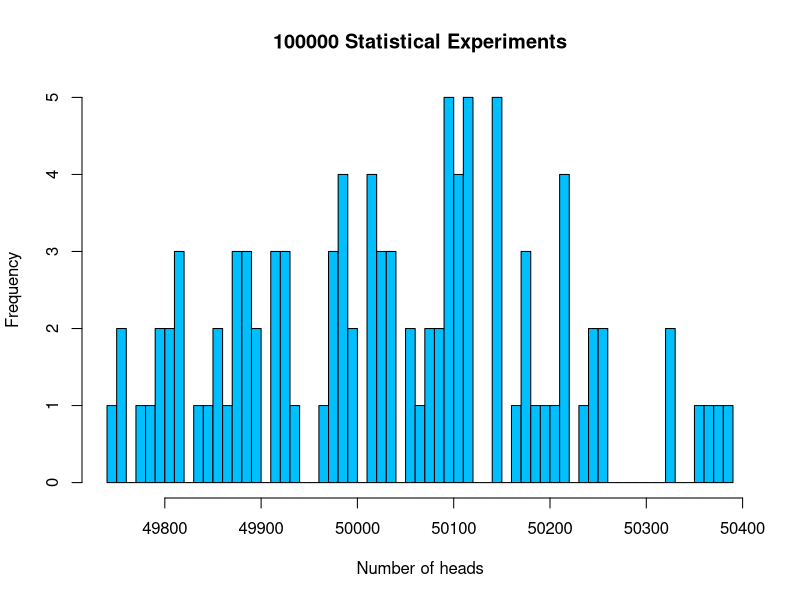
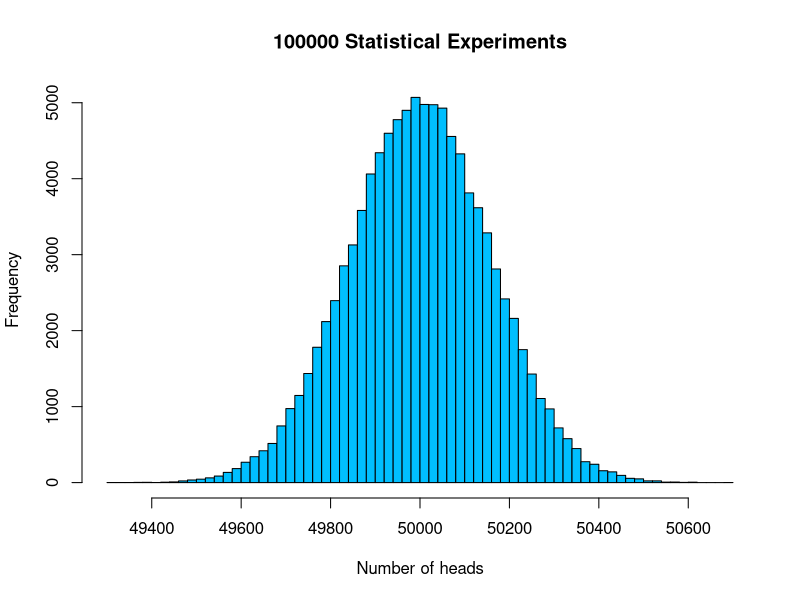
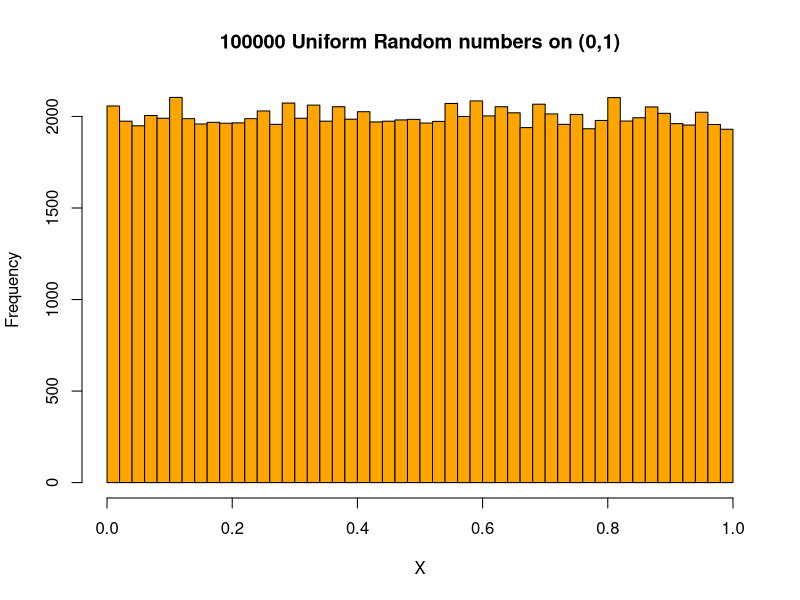
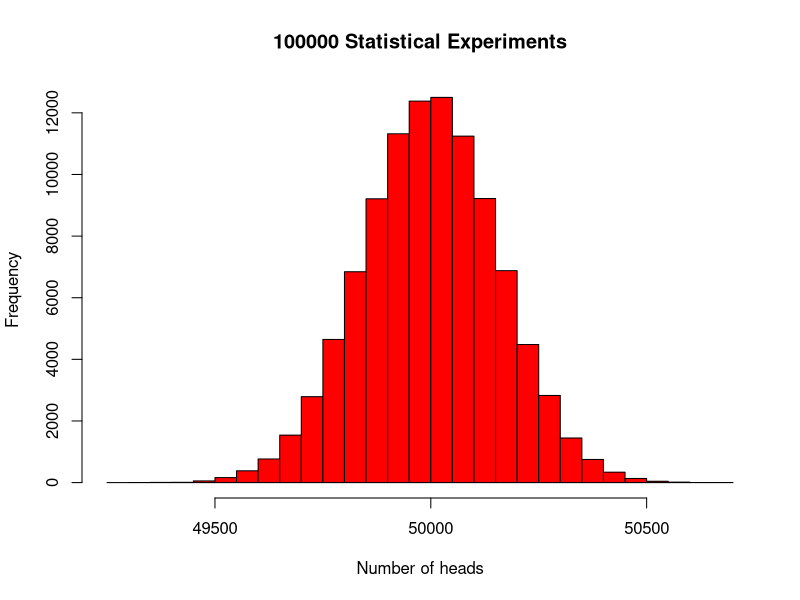
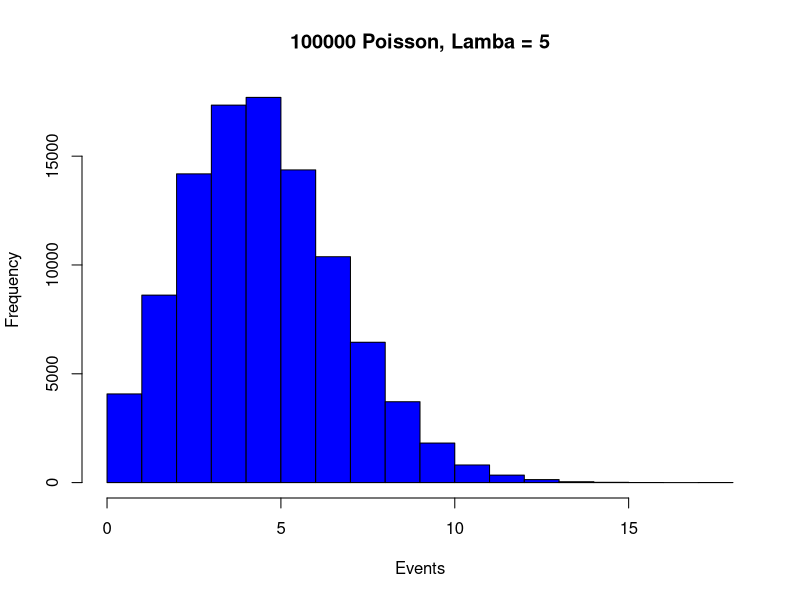
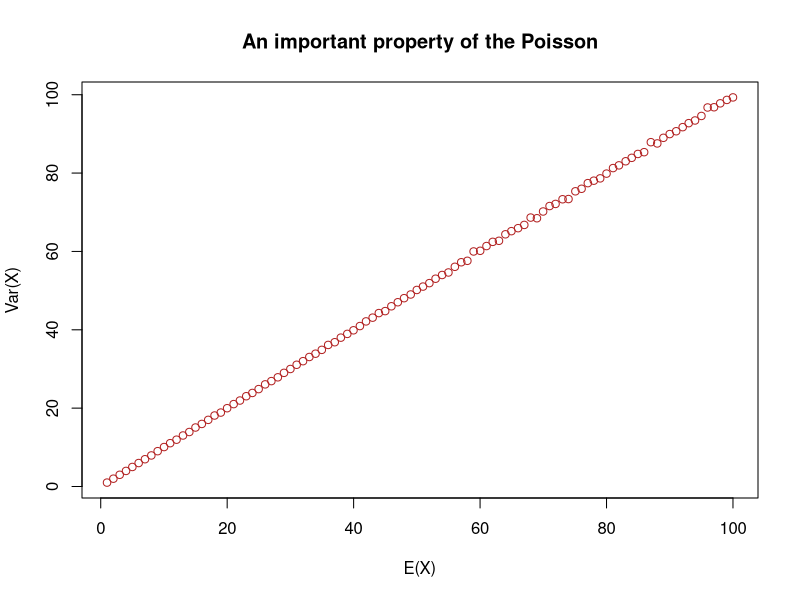
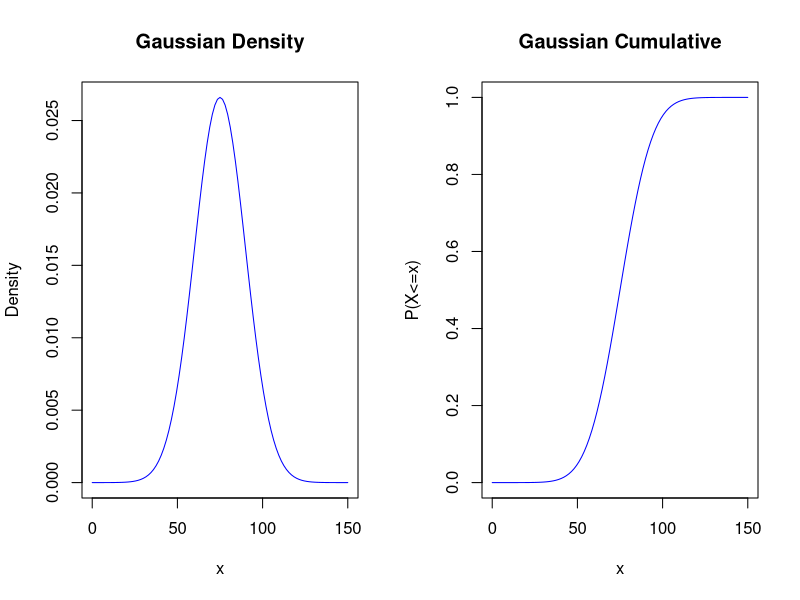
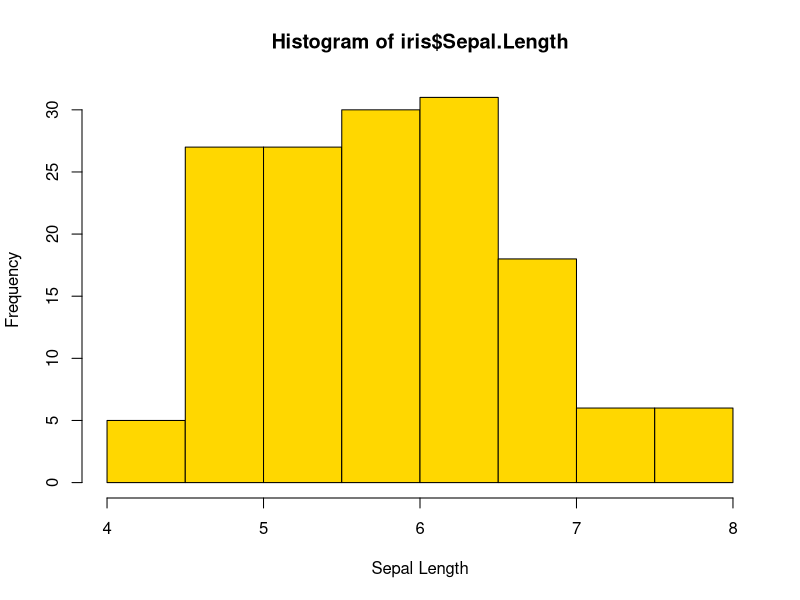

Write the R code that produced these figures, in order.
## ---- chunk 1
pFiveSixes <- dbinom(5, size = 10, p = 1/6)
pFiveSixes
## ---- chunk 2
pFiveAndLessSixes <- sum(
  dbinom(0, size = 10, p = 1/6),
  dbinom(1, size = 10, p = 1/6),
  dbinom(2, size = 10, p = 1/6),
  dbinom(3, size = 10, p = 1/6),
  dbinom(4, size = 10, p = 1/6),
  dbinom(5, size = 10, p = 1/6)
)
pFiveAndLessSixes
## ---- chunk 3
pFiveAndLessSixes <- sum(sapply(seq(0,5), function(x) {
  dbinom(x, size = 10, p = 1/6)
}))
pFiveAndLessSixes
## ---- chunk 4
pFiveAndLessSixes <-sum(dbinom(seq(0,5), size = 10, p =1/6))
pFiveAndLessSixes
## ---- chunk 5
pFiveAndLessSixes <- pbinom(5, size = 10, p = 1/6)
pFiveAndLessSixes
## ---- chunk 6
# Generate a sample of random binomial variates:
randomBinomials <- rbinom(100, size = 1, p = .5)
randomBinomials
## ---- chunk 7
randomBinomials <- rbinom(100, size = 100, p = .5)
randomBinomials # see the difference?
## ---- chunk 8
randomBinomials <- rbinom(100, size = 100000, p = .5)
length(randomBinomials)
## ---- chunk 9
hist(randomBinomials, n = 50,
     main = "100000 Statistical Experiments",
     xlab = "Number of heads",
     ylab = "Frequency",
     col = "deepskyblue")
## ---- chunk 10
randomBinomials <- rbinom(100000, size = 100000, p = .5)
hist(randomBinomials, n = 50,
     main = "100000 Statistical Experiments",
     xlab = "Number of heads",
     ylab = "Frequency",
     col = "deepskyblue")
## ---- chunk 11
qbinom(p = .01, size = 100, prob = .5)
qbinom(p = .99, size = 100, prob = .5)
qbinom(p = .01, size = 200, prob = .5)
qbinom(p = .99, size = 200, prob = .5)
## ---- chunk 12
randomUniformNumbers <- runif(100000,0,1)
hist(randomUniformNumbers, n = 50,
     main = "100000 Uniform Random numbers on (0,1)",
     xlab = "X",
     ylab = "Frequency",
     col = "orange")
## ---- chunk 13
randomBinomialNumbers <- qbinom(randomUniformNumbers,
                                size = 100000,
                                prob = .5)
hist(randomBinomialNumbers, n = 50,
     main = "100000 Statistical Experiments",
     xlab = "Number of heads",
     ylab = "Frequency",
     col = "red")
## ---- chunk 14
tragedies <- ppois(17, lambda=10, lower.tail=FALSE)   # upper tail (!)
tragedies
## ---- chunk 15
# Compare:
tragedies <- ppois(17, lambda=10, lower.tail=TRUE)   # lower tail (!)
tragedies
# this is the answer to the question of what would be the probability of
# 17 *and and less than 17* deaths
## ---- chunk 16
poiss100000 <- rpois(100000,lambda = 5)
hist(poiss100000,
     main = "100000 Poisson, Lamba = 5",
     xlab = "Events",
     ylab = "Frequency",
     col = "blue")
## ---- chunk 17
lambda <- seq(1,100,1)
poissonMean <- sapply(lambda, function(x) {
  mean(rpois(100000,x))
})
poissonVar <- sapply(lambda, function(x) {
  var(rpois(100000,x))
})
# plot!
plot(poissonMean, poissonVar,
     main = "An important property of the Poisson",
     xlab = "E(X)", ylab = "Var(X)",
     col = "firebrick")
## ---- chunk 18
p185cm <- dnorm(185, mean = 178, sd = 15) #?
p185cm
## ---- chunk 19
p180_185cm <- dnorm(185, mean = 178, sd = 15) - dnorm(180, mean = 178, sd = 15)
p180_185cm # oops...
## ---- chunk 20
p180_185cm <- pnorm(185, mean = 178, sd = 15, lower.tail = T) - 
  pnorm(180, mean = 178, sd = 15, lower.tail = T)
p180_185cm # yes, that is correct: 0.1265957
## ---- chunk 21
x <- seq(0,150,.01)
# set plot parameters
par(mfrow=c(1,2))
curve(dnorm(x,mean=75,sd=15),
      from = 0, 
      to = 150, 
      main = "Gaussian Density",
      ylab = "Density",
      col = "blue")
curve(pnorm(x,mean=75,sd=15),
      from = 0, 
      to = 150, 
      main = "Gaussian Cumulative",
      ylab = "P(X<=x)",
      col = "blue")
# reset plot parameters
par(mfrow=c(1,1))
## ---- chunk 22
library(datasets)
data(iris)

# The Kolmogorov-Smirnov Test
ksSLength <- ks.test(iris$Sepal.Length,
                     "pnorm",
                     mean(iris$Sepal.Length),
                     sd(iris$Sepal.Length),
                     alternative = "two.sided",
                     exact = NULL)
ksSLength
## ---- chunk 23
hist(iris$Sepal.Length,
     xlab = "Sepal Length",
     ylab = "Frequency",
     col = "gold")
## ---- chunk 24
swPLength <- shapiro.test(iris$Sepal.Length)
swPLength
## ---- chunk 25
# plots to check the normality assumption
theoNormSLength <- qnorm(ppoints(iris$Sepal.Length),
                         mean(iris$Sepal.Length),
                         sd(iris$Sepal.Length))
# ?ppoints - produces evenly spaced probability points
# qqplot
qqplot(theoNormSLength,iris$Sepal.Length,
       main = "Q-Q Plot: Sepal Length",
       xlab = "Theoretical Quantiles",
       ylab = "Empirical Quantiles",
       xlim = c(min(theoNormSLength),max(theoNormSLength)),
       ylim = c(min(theoNormSLength),max(theoNormSLength)),
       pch = 19,
       cex = .5,
       cex.main = .7,
       cex.lab = .65,
)
abline(0,1,col="red")
## ---- chunk 26
stdNormals3 <- unlist(lapply(seq(1,100000), function(x) {
  sum((rnorm(3, mean = 1, sd = 1))^2)
}))
## ---- chunk 27
# set plot parameters
hist(stdNormals3, 50, main = "k = 3",
     xlab = "Sums of squared Gaussians",
     ylab = "Frequency",
     col = "steelblue")
## ---- chunk 28
stdNormals30 <- unlist(lapply(seq(1,100000), function(x) {
  sum((rnorm(30, mean = 1, sd = 1))^2)
}))
hist(stdNormals30, 50, main = "k = 30",
     xlab = "Sums of squared Gaussians",
     ylab = "Frequency",
     col = "steelblue")
## ---- chunk 29
par(mfrow=c(1,2))
curve(dchisq(x,3), from = 0, to = 40, main = "k = 3", col = "blue",
      xlab = "x", ylab = "Density")
curve(dchisq(x,30), from = 0, to = 120, main = "k = 30", col = "blue",
      xlab = "x", ylab = "Density")
## ---- chunk 30
n <- 100
## ---- chunk 31
# Step 1: Population parameters (probabilities)
populationP <- c(.5, .3, .2)
expectedCounts <- n*populationP
expectedCounts
## ---- chunk 32
# Step 2: Sampling
# random draw from a multinomial distribution of three events:
sample <- as.numeric(rmultinom(1, 100, prob = populationP))
sample
## ---- chunk 33
# Step 3: Chi-Square Statistic:
chiSq <- sum(((sample - expectedCounts)^2)/expectedCounts)
chiSq
df <- 3 - 1 # k == 3 == number of events
df
sig <- pchisq(chiSq, df, lower.tail=F) # upper tail
sig
sig < .05
## ---- chunk 34
# random draw from a multinomial distribution of three events:
sample <- as.numeric(rmultinom(1, 100, prob = c(.3, .3, .4)))
sample
## ---- chunk 35
# Chi-Square Statistic:
chiSq <- sum(((sample - expectedCounts)^2)/expectedCounts)
chiSq
df <- 3 - 1 # k == 3 == number of events
df
sig <- pchisq(chiSq, df, lower.tail=F)
sig
sig < .05
